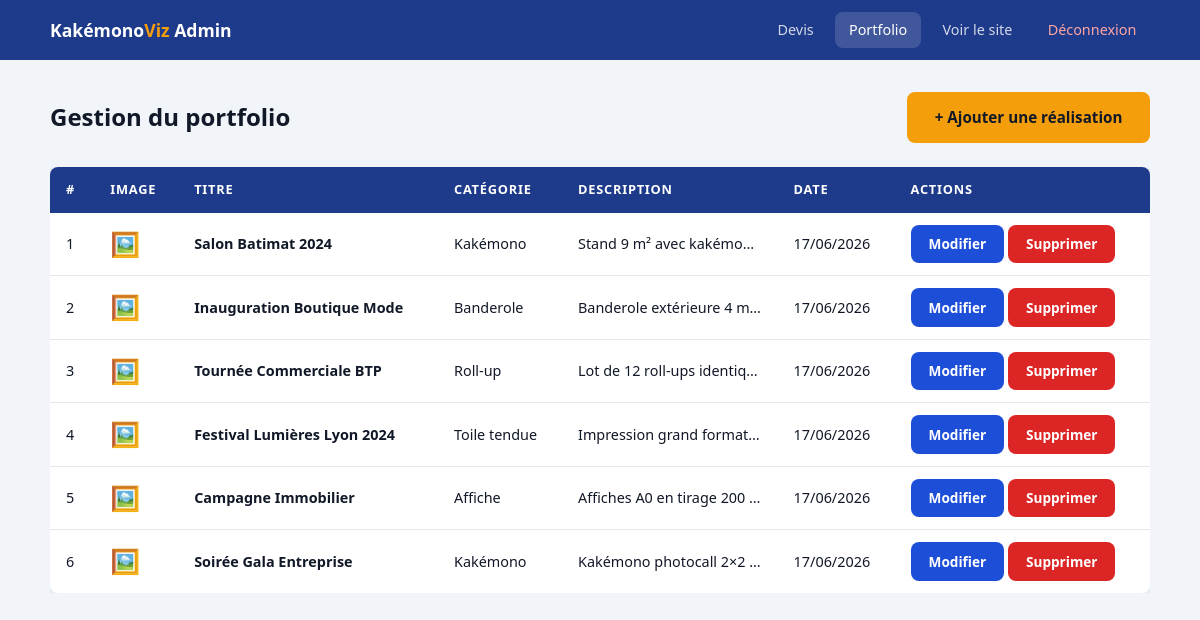
The app's page /admin/portfolio.php (signed in) with its own data.
### tables this page shows
CREATE TABLE IF NOT EXISTS portfolio (
    id          INT          UNSIGNED AUTO_INCREMENT PRIMARY KEY,
    titre       VARCHAR(150) NOT NULL,
    description TEXT,
    image       VARCHAR(255) NOT NULL,
    categorie   VARCHAR(80)  NOT NULL,
    cree_le     TIMESTAMP    NOT NULL DEFAULT CURRENT_TIMESTAMP
);

### fonctions.php (called while the page is built, shortened)
<?php
function get_portfolio(?int $limite = null): array {
    $pdo = getConnexion();
    $sql = 'SELECT * FROM portfolio ORDER BY cree_le DESC';
    return $pdo->query($sql)->fetchAll();
}

### admin/portfolio.php (the view, shortened to what this page needs)
<?php
require_once '../fonctions.php';
$realisations = get_portfolio();
?>
<!DOCTYPE html>
<html lang="fr">
<head>
    <link rel="stylesheet" href="../style.css">
</head>
<body class="admin-body">
<nav class="admin-nav">
    <div class="container">
        <span class="admin-brand">Kakémono<span>Viz</span> Admin</span>
        <div class="admin-nav-links">
            <a href="index.php">Devis</a>
            <a href="portfolio.php" class="active">Portfolio</a>
            <a href="../index.php" target="_blank">Voir le site</a>
            <a href="logout.php" class="logout">Déconnexion</a>
        </div>
    </div>
</nav>
<main class="admin-main">
    <div class="container">
        <div class="admin-page-header">
            <h1>Gestion du portfolio</h1>
            <a href="portfolio_ajouter.php" class="btn btn-primary">+ Ajouter une réalisation</a>
        </div>
        <div class="table-wrap">
            <table>
                <thead>
                    <tr>
                        <th>#</th>
                        <th>Image</th>
                        <th>Titre</th>
                        <th>Catégorie</th>
                        <th>Description</th>
                        <th>Date</th>
                        <th>Actions</th>
                    </tr>
                </thead>
                <tbody>
                <?php if (empty($realisations)): ?>
                    <tr><td colspan="7" style="text-align:center;padding:2rem;color:var(--gris-mid);">Aucune réalisation. <a href="portfolio_ajouter.php">Ajouter la première</a></td></tr>
                <?php else: ?>
                    <?php foreach ($realisations as $r): ?>
                    <tr>
                        <td><?= $r['id'] ?></td>
                        <td>
                            <?php
                            $img = '../uploads/' . htmlspecialchars($r['image'], ENT_QUOTES, 'UTF-8');
                            if ($r['image'] && file_exists($img)):
                            ?>
                                <img src="<?= $img ?>" alt="" style="width:60px;height:45px;object-fit:cover;border-radius:4px;">
                            <?php else: ?>
                                <span style="font-size:1.5rem;">🖼️</span>
                            <?php endif; ?>
                        </td>
                        <td><strong><?= htmlspecialchars($r['titre'], ENT_QUOTES, 'UTF-8') ?></strong></td>
                        <td><?= htmlspecialchars($r['categorie'], ENT_QUOTES, 'UTF-8') ?></td>
                        <td style="max-width:200px;overflow:hidden;text-overflow:ellipsis;white-space:nowrap;">
                            <?= htmlspecialchars(mb_substr($r['description'] ?? '', 0, 80), ENT_QUOTES, 'UTF-8') ?>
                        </td>
                        <td><?= date('d/m/Y', strtotime($r['cree_le'])) ?></td>
                        <td style="white-space:nowrap;">
                            <a href="portfolio_modifier.php?id=<?= $r['id'] ?>" class="btn btn-sm btn-bleu">Modifier</a>
                            <a href="portfolio_supprimer.php?id=<?= $r['id'] ?>" class="btn btn-sm btn-danger"
                               onclick="return confirm('Supprimer cette réalisation ?')">Supprimer</a>
                        </td>
                    </tr>
                    <?php endforeach; ?>
                <?php endif; ?>
                </tbody>
            </table>
        </div>
    </div>
</main>
</body>
</html>

### style.css (style rules this page uses)
:root { --bleu: #1D4ED8; --bleu-fonce:#1E3A8A; --ambre: #F59E0B; --ambre-clair:#FEF3C7; --gris-dark: #111827; --gris-mid: #6B7280; --gris-light:#F3F4F6; --blanc: #FFFFFF; --rouge: #DC2626; --vert: #16A34A; --radius: 8px; --shadow: 0 2px 12px rgba(0,0,0,.10); }
*, *::before, *::after { box-sizing: border-box; margin: 0; padding: 0; }
html { scroll-behavior: smooth; }
body { font-family: 'Segoe UI', system-ui, -apple-system, sans-serif; color: var(--gris-dark); background: var(--blanc); line-height: 1.6; }
a { color: var(--bleu); text-decoration: none; }
h1 { font-size: clamp(1.8rem, 4vw, 3rem); font-weight: 800; line-height: 1.15; }
.container { max-width: 1140px; margin: 0 auto; padding: 0 1.25rem; }
.btn { display: inline-flex; align-items: center; gap: .4rem; padding: .7rem 1.6rem; border-radius: var(--radius); font-size: .95rem; font-weight: 600; cursor: pointer; border: 2px solid transparent; transition: all .2s; text-decoration: none; }
.btn-primary { background: var(--ambre); color: var(--gris-dark); }
.btn-bleu { background: var(--bleu); color: var(--blanc); }
.btn-danger { background: var(--rouge); color: var(--blanc); }
.btn-sm { padding: .4rem 1rem; font-size: .85rem; }
.admin-body { background: #F1F5F9; min-height: 100vh; }
.admin-nav { background: var(--bleu-fonce); padding: .75rem 0; position: sticky; top: 0; z-index: 100; }
.admin-nav .container { display: flex; align-items: center; justify-content: space-between; }
.admin-brand { color: var(--blanc); font-size: 1.1rem; font-weight: 700; }
.admin-brand span { color: var(--ambre); }
.admin-nav-links { display: flex; gap: .5rem; }
.admin-nav-links a { color: rgba(255,255,255,.8); padding: .4rem .85rem; border-radius: var(--radius); font-size: .9rem; transition: background .2s; }
.admin-nav-links a:hover, .admin-nav-links a.active { background: rgba(255,255,255,.15); color: var(--blanc); text-decoration: none; }
.admin-nav-links a.logout { color: #FCA5A5; }
.admin-main { padding: 2rem 0; }
.table-wrap { overflow-x: auto; }
table { width: 100%; border-collapse: collapse; background: var(--blanc); border-radius: var(--radius); overflow: hidden; box-shadow: var(--shadow); font-size: .9rem; }
thead th { background: var(--bleu-fonce); color: var(--blanc); padding: .8rem 1rem; text-align: left; font-size: .8rem; text-transform: uppercase; letter-spacing: .06em; }
tbody tr { border-bottom: 1px solid #E5E7EB; }
tbody tr:last-child { border-bottom: none; }
tbody td { padding: .75rem 1rem; vertical-align: middle; }
.admin-page-header { display: flex; align-items: center; justify-content: space-between; flex-wrap: wrap; gap: 1rem; margin-bottom: 1.5rem; }
.admin-page-header h1 { font-size: 1.5rem; }

### records on screen
portfolio: id "1", titre "Salon Batimat 2024", categorie "Kakémono", description "Stand 9 m² avec kakémo…", cree_le "17/06/2026"
portfolio: id "2", titre "Inauguration Boutique Mode", categorie "Banderole", description "Banderole extérieure 4 m…", cree_le "17/06/2026"
portfolio: id "3", titre "Tournée Commerciale BTP", categorie "Roll-up", description "Lot de 12 roll-ups identiq…", cree_le "17/06/2026"
portfolio: id "4", titre "Festival Lumières Lyon 2024", categorie "Toile tendue", description "Impression grand format…", cree_le "17/06/2026"
portfolio: id "5", titre "Campagne Immobilier", categorie "Affiche", description "Affiches A0 en tirage 200…", cree_le "17/06/2026"
portfolio: id "6", titre "Soirée Gala Entreprise", categorie "Kakémono", description "Kakémono photocall 2×2…", cree_le "17/06/2026"
